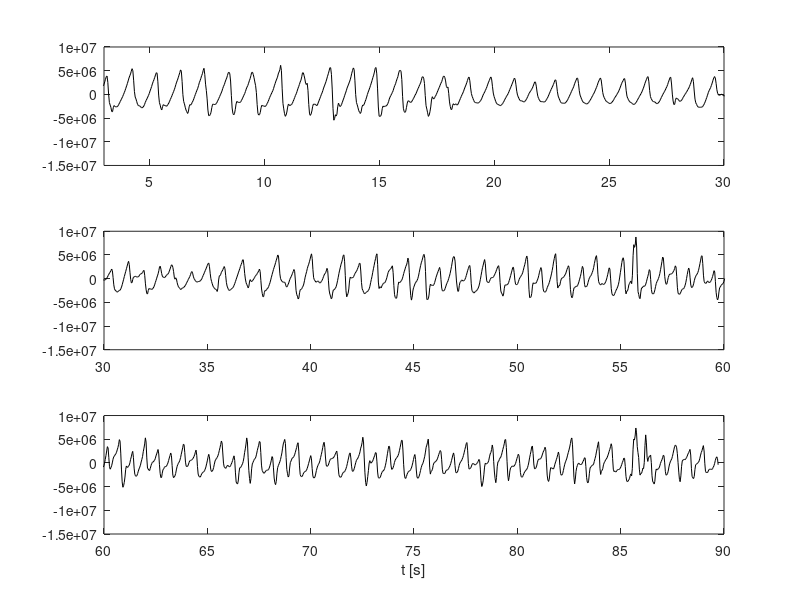
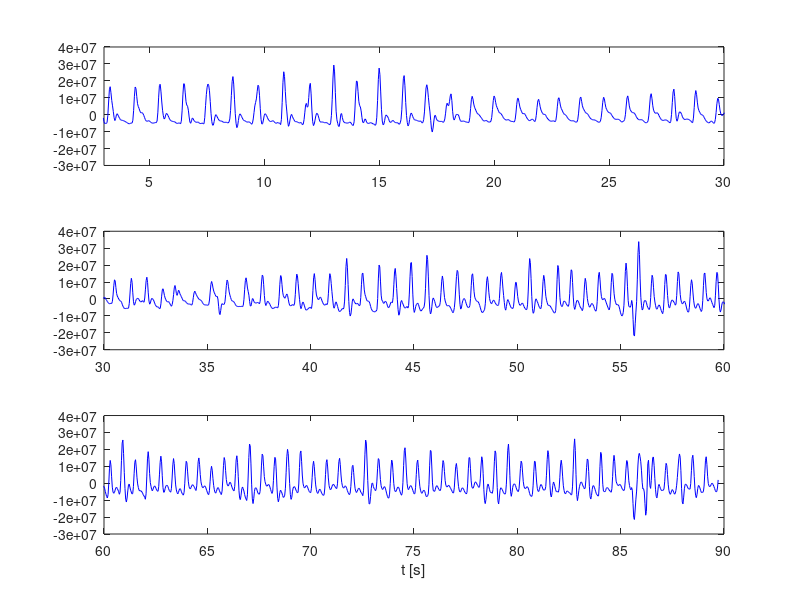
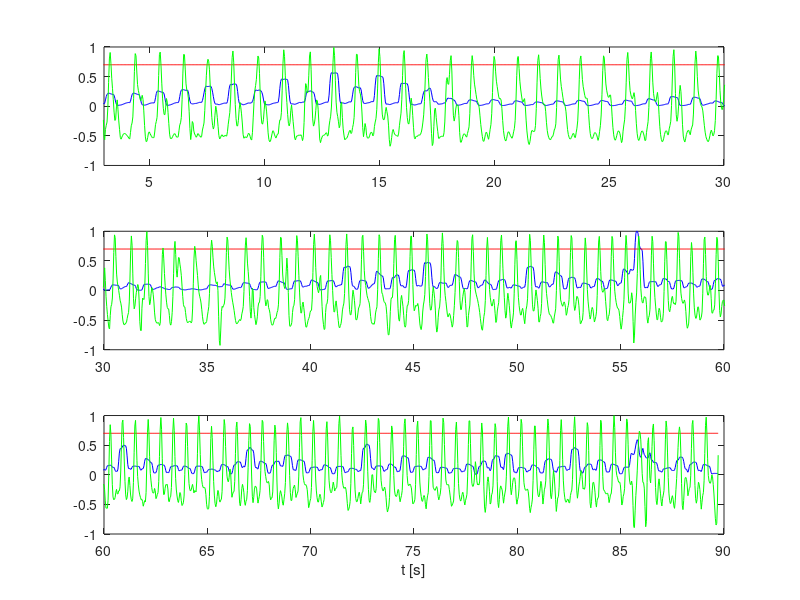
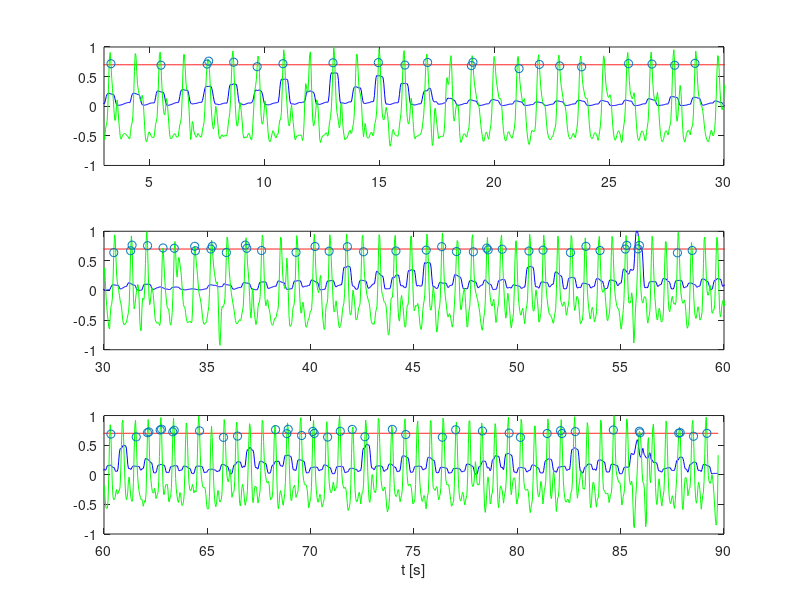

Recreate these plots in MATLAB, in order.
clear all;

addpath('/usr/share/octave/packages/signal-1.3.2'); %incluye el specgram

load intensidad_RGB.mat; % brillo, 1 es R, 2 es G, 3 es B.

video_length = length(brillo);

frec_video = 29.37; %frecuencia muestreo video
t_video = 1/(frec_video); %tiempo muestreo video

ejeXvideo = 0 : t_video : ((video_length-1)*t_video);

[b, a] = butter( 4, [0.4*2/frec_video , 10*2/frec_video]); %FiltroPincripal

ida_vuelta = filtfilt(b, a, brillo(:,2));
%filtrado = filter(b, a, brillo(:,2));

figure;
title('Senial filtro ida y vuelta');
subplot(3,1,1);
ylabel('brillo [dB]');
plot(ejeXvideo, ida_vuelta, 'k');
xlim([3 30]);

subplot(3,1,2);
ylabel('brillo [dB]');
plot(ejeXvideo, ida_vuelta, 'k');
xlim([30 60]);

subplot(3,1,3);
ylabel('brillo [dB]');
plot(ejeXvideo, ida_vuelta, 'k');
xlim([60 90]);

xlabel('t [s]');
print -djpg imagenes/punto_10_a_cardiometro.jpg; %Octave
grid minor;

filtrado = filter([-2 -1 0 1 2], 1, ida_vuelta);

figure;
title('Senial filtro con derivada');
subplot(3,1,1);
ylabel('brillo [dB]');
plot(ejeXvideo, filtrado, 'b');
xlim([3 30]);

subplot(3,1,2);
ylabel('brillo [dB]');
plot(ejeXvideo, filtrado, 'b');
xlim([30 60]);

subplot(3,1,3);
ylabel('brillo [dB]');
plot(ejeXvideo, filtrado, 'b');
xlim([60 90]);
xlabel('t [s]');
print -djpg imagenes/punto_10_b_cardiometro.jpg; %Octave
grid minor;

%length_Ma = video_length;
length_Ma = 12;
ma = ones(1,length_Ma)./(length_Ma); %Moving Average
%filtMovingAverage = filter(ma, 1, ida_vuelta.^2);
%ida_vuelta(end/2:end) =  ida_vuelta(end/2:end)*10;
%filtMovingAverage = conv(ma, ida_vuelta.^2); %%Enunciado dice con ida y vuelta pero con filtrado es con la que funciona
filtMovingAverage = conv(ma, filtrado.^2);
%filtMovingAverage = filtfilt(ma, 1, ida_vuelta.^2);
%filtMovingAverage = filtfilt(ma, 1, filtrado.^2);
filtMA_length = length(filtMovingAverage);
puntos_descarte = (length_Ma)/2;
%
filtMovingAverage = filtMovingAverage(puntos_descarte : (filtMA_length-puntos_descarte));

final = filtrado ./ sqrt(filtMovingAverage);

umbral_value = 0.7;
umbral = ones(1,video_length)*umbral_value; %Moving Average

figure;
title('Senial filtro con Moving Average');
%legend('Moving Average','Umbral','Senial derivada normalizada');
subplot(3,1,1);
plot(ejeXvideo, (filtMovingAverage)/max(filtMovingAverage), 'b');
hold on;
plot(ejeXvideo, umbral, 'r');
plot(ejeXvideo, final/max(final), 'g');
xlim([3 30]);

subplot(3,1,2);
plot(ejeXvideo, (filtMovingAverage)/max(filtMovingAverage), 'b');
hold on;
plot(ejeXvideo, umbral, 'r');
plot(ejeXvideo, final/max(final), 'g');
xlim([30 60]);

subplot(3,1,3);
plot(ejeXvideo, (filtMovingAverage)/max(filtMovingAverage), 'b');
hold on;
plot(ejeXvideo, umbral, 'r');
plot(ejeXvideo, final/max(final), 'g');
xlim([60 90]);

xlabel('t [s]');
print -djpg imagenes/punto_10_c_cardiometro.jpg; %Octave
grid minor;

%DFT_senial_filtrada = fftshift(abs(fft(filtrado)));
%
%f = linspace(-frec_video/2, frec_video/2, video_length);
%
%figure;
%plot( f, DFT_senial_filtrada, 'g');
%xlabel('F [Hz]');
%ylabel('intensidad [modulo]');
%title('DFT de las seniales');
%print -djpg fft_filtrado_cardiometro.jpg; %Octave
%grid minor;
 
max_signal = max(final);
tolerancia = 0.1;
umbral_signal = umbral_value*max_signal;

%picos = [1, 500, 900];
picos = find(final >= (umbral_signal*(1-tolerancia)) & final <= (umbral_signal*(1+tolerancia)));

figure;
title('Senial para busqueda de picos con umbral 0.35');
%legend('Moving Average','Umbral','Senial derivada normalizada');
subplot(3,1,1);
plot(ejeXvideo, (filtMovingAverage)/max(filtMovingAverage), 'b');
hold on;
plot(ejeXvideo, umbral, 'r');
plot(ejeXvideo, final/max(final), 'g');
plot(ejeXvideo(picos),final(picos)/max(final), 'o')
xlim([3 30]);

subplot(3,1,2);
plot(ejeXvideo, (filtMovingAverage)/max(filtMovingAverage), 'b');
hold on;
plot(ejeXvideo, umbral, 'r');
plot(ejeXvideo, final/max(final), 'g');
plot(ejeXvideo(picos),final(picos)/max(final), 'o')
xlim([30 60]);

subplot(3,1,3);
plot(ejeXvideo, (filtMovingAverage)/max(filtMovingAverage), 'b');
hold on;
plot(ejeXvideo, umbral, 'r');
plot(ejeXvideo, final/max(final), 'g');
plot(ejeXvideo(picos),final(picos)/max(final), 'o')
xlim([60 90]);

xlabel('t [s]');
print -djpg imagenes/punto_10_d_cardiometro.jpg; %Octave
grid minor;
